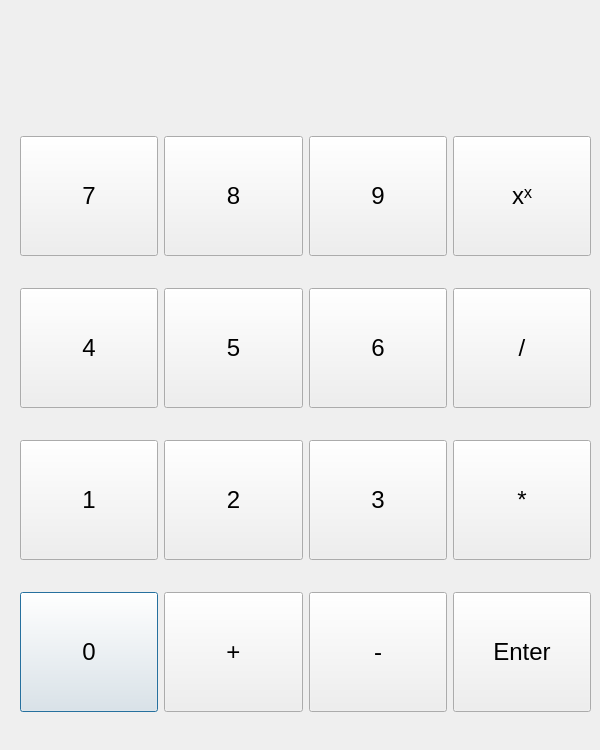
<?xml version="1.0" encoding="UTF-8"?>
<ui version="4.0">
 <class>Dialog</class>
 <widget class="QDialog" name="Dialog">
  <property name="geometry">
   <rect>
    <x>0</x>
    <y>0</y>
    <width>600</width>
    <height>750</height>
   </rect>
  </property>
  <property name="windowTitle">
   <string>Dialog</string>
  </property>
  <widget class="QLabel" name="display">
   <property name="geometry">
    <rect>
     <x>20</x>
     <y>10</y>
     <width>551</width>
     <height>121</height>
    </rect>
   </property>
   <property name="font">
    <font>
     <pointsize>12</pointsize>
    </font>
   </property>
   <property name="text">
    <string/>
   </property>
   <property name="alignment">
    <set>Qt::AlignmentFlag::AlignRight|Qt::AlignmentFlag::AlignTrailing|Qt::AlignmentFlag::AlignVCenter</set>
   </property>
  </widget>
  <widget class="QWidget" name="">
   <property name="geometry">
    <rect>
     <x>20</x>
     <y>110</y>
     <width>571</width>
     <height>631</height>
    </rect>
   </property>
   <layout class="QGridLayout" name="gridLayout">
    <item row="3" column="0">
     <widget class="QPushButton" name="button_0">
      <property name="minimumSize">
       <size>
        <width>120</width>
        <height>120</height>
       </size>
      </property>
      <property name="font">
       <font>
        <pointsize>18</pointsize>
       </font>
      </property>
      <property name="text">
       <string>0</string>
      </property>
      <attribute name="buttonGroup">
       <string notr="true">number_buttons</string>
      </attribute>
     </widget>
    </item>
    <item row="2" column="2">
     <widget class="QPushButton" name="button_3">
      <property name="minimumSize">
       <size>
        <width>120</width>
        <height>120</height>
       </size>
      </property>
      <property name="font">
       <font>
        <pointsize>18</pointsize>
       </font>
      </property>
      <property name="text">
       <string>3</string>
      </property>
      <attribute name="buttonGroup">
       <string notr="true">number_buttons</string>
      </attribute>
     </widget>
    </item>
    <item row="1" column="3">
     <widget class="QPushButton" name="button_div">
      <property name="minimumSize">
       <size>
        <width>120</width>
        <height>120</height>
       </size>
      </property>
      <property name="font">
       <font>
        <pointsize>18</pointsize>
       </font>
      </property>
      <property name="text">
       <string>/</string>
      </property>
     </widget>
    </item>
    <item row="1" column="1">
     <widget class="QPushButton" name="button_5">
      <property name="minimumSize">
       <size>
        <width>120</width>
        <height>120</height>
       </size>
      </property>
      <property name="font">
       <font>
        <pointsize>18</pointsize>
       </font>
      </property>
      <property name="text">
       <string>5</string>
      </property>
      <attribute name="buttonGroup">
       <string notr="true">number_buttons</string>
      </attribute>
     </widget>
    </item>
    <item row="3" column="1">
     <widget class="QPushButton" name="button_add">
      <property name="minimumSize">
       <size>
        <width>120</width>
        <height>120</height>
       </size>
      </property>
      <property name="font">
       <font>
        <pointsize>18</pointsize>
       </font>
      </property>
      <property name="text">
       <string>+</string>
      </property>
     </widget>
    </item>
    <item row="2" column="3">
     <widget class="QPushButton" name="button_mult">
      <property name="minimumSize">
       <size>
        <width>120</width>
        <height>120</height>
       </size>
      </property>
      <property name="font">
       <font>
        <pointsize>18</pointsize>
       </font>
      </property>
      <property name="text">
       <string>*</string>
      </property>
     </widget>
    </item>
    <item row="2" column="1">
     <widget class="QPushButton" name="button_2">
      <property name="minimumSize">
       <size>
        <width>120</width>
        <height>120</height>
       </size>
      </property>
      <property name="font">
       <font>
        <pointsize>18</pointsize>
       </font>
      </property>
      <property name="text">
       <string>2</string>
      </property>
      <attribute name="buttonGroup">
       <string notr="true">number_buttons</string>
      </attribute>
     </widget>
    </item>
    <item row="1" column="2">
     <widget class="QPushButton" name="button_6">
      <property name="minimumSize">
       <size>
        <width>120</width>
        <height>120</height>
       </size>
      </property>
      <property name="font">
       <font>
        <pointsize>18</pointsize>
       </font>
      </property>
      <property name="text">
       <string>6</string>
      </property>
      <attribute name="buttonGroup">
       <string notr="true">number_buttons</string>
      </attribute>
     </widget>
    </item>
    <item row="2" column="0">
     <widget class="QPushButton" name="button_1">
      <property name="minimumSize">
       <size>
        <width>120</width>
        <height>120</height>
       </size>
      </property>
      <property name="font">
       <font>
        <pointsize>18</pointsize>
       </font>
      </property>
      <property name="text">
       <string>1</string>
      </property>
      <attribute name="buttonGroup">
       <string notr="true">number_buttons</string>
      </attribute>
     </widget>
    </item>
    <item row="3" column="2">
     <widget class="QPushButton" name="button_sub">
      <property name="minimumSize">
       <size>
        <width>120</width>
        <height>120</height>
       </size>
      </property>
      <property name="font">
       <font>
        <pointsize>18</pointsize>
       </font>
      </property>
      <property name="text">
       <string>-</string>
      </property>
     </widget>
    </item>
    <item row="1" column="0">
     <widget class="QPushButton" name="button_4">
      <property name="minimumSize">
       <size>
        <width>120</width>
        <height>120</height>
       </size>
      </property>
      <property name="font">
       <font>
        <pointsize>18</pointsize>
       </font>
      </property>
      <property name="text">
       <string>4</string>
      </property>
      <attribute name="buttonGroup">
       <string notr="true">number_buttons</string>
      </attribute>
     </widget>
    </item>
    <item row="0" column="3">
     <widget class="QPushButton" name="button_exp">
      <property name="minimumSize">
       <size>
        <width>120</width>
        <height>120</height>
       </size>
      </property>
      <property name="font">
       <font>
        <pointsize>18</pointsize>
       </font>
      </property>
      <property name="text">
       <string>xˣ</string>
      </property>
     </widget>
    </item>
    <item row="0" column="2">
     <widget class="QPushButton" name="button_9">
      <property name="minimumSize">
       <size>
        <width>120</width>
        <height>120</height>
       </size>
      </property>
      <property name="font">
       <font>
        <pointsize>18</pointsize>
       </font>
      </property>
      <property name="text">
       <string>9</string>
      </property>
      <attribute name="buttonGroup">
       <string notr="true">number_buttons</string>
      </attribute>
     </widget>
    </item>
    <item row="0" column="0">
     <widget class="QPushButton" name="button_7">
      <property name="minimumSize">
       <size>
        <width>120</width>
        <height>120</height>
       </size>
      </property>
      <property name="font">
       <font>
        <pointsize>18</pointsize>
       </font>
      </property>
      <property name="text">
       <string>7</string>
      </property>
      <attribute name="buttonGroup">
       <string notr="true">number_buttons</string>
      </attribute>
     </widget>
    </item>
    <item row="0" column="1">
     <widget class="QPushButton" name="button_8">
      <property name="minimumSize">
       <size>
        <width>120</width>
        <height>120</height>
       </size>
      </property>
      <property name="font">
       <font>
        <pointsize>18</pointsize>
       </font>
      </property>
      <property name="text">
       <string>8</string>
      </property>
      <attribute name="buttonGroup">
       <string notr="true">number_buttons</string>
      </attribute>
     </widget>
    </item>
    <item row="3" column="3">
     <widget class="QPushButton" name="button_enter">
      <property name="minimumSize">
       <size>
        <width>120</width>
        <height>120</height>
       </size>
      </property>
      <property name="font">
       <font>
        <pointsize>18</pointsize>
       </font>
      </property>
      <property name="text">
       <string>Enter</string>
      </property>
     </widget>
    </item>
   </layout>
  </widget>
 </widget>
 <resources/>
 <connections/>
 <buttongroups>
  <buttongroup name="number_buttons"/>
 </buttongroups>
</ui>
